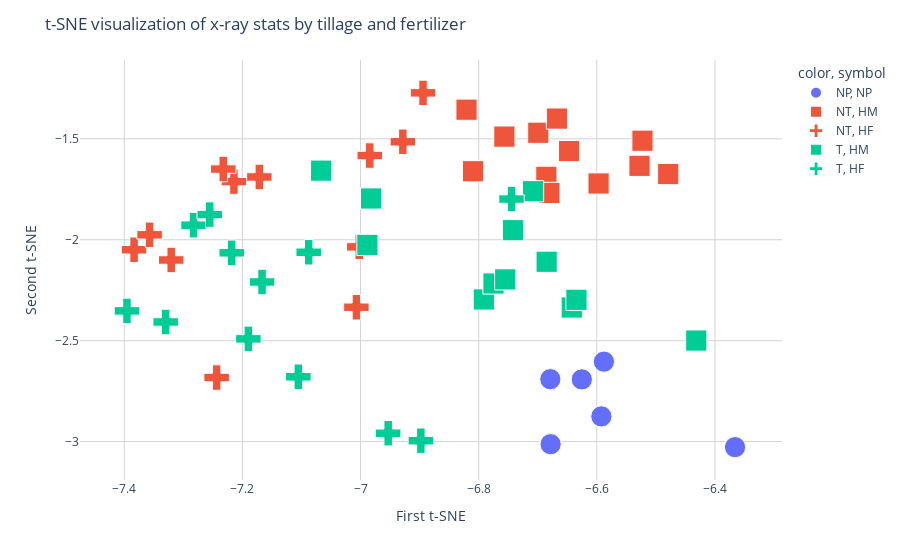

This figure's notebook cell:
### Markdown cell above
Most mean_mean features of skew kurt and edge (8 of 12) were above the 70th percentile in ranking of feature importance based on mutual information. As reminder, mean_mean indicates that the metric (like skew or kurt) was averaged across the entire soil core image of that horizontal slice, and that average was averaged across a particular depth bin for a particular x-ray soil sample scan. There are many other options that performed similarly, and some that had particularly high mutual information, such as *skew_p95_median_6.825* (or the median value for the 95th percentile skewness for horizontal slices within the 3 deepest depth bin of each scan - which ranges between about 6.8 and 10 cm deep).

For the purposes for the following analyses, we will continue using mean_mean metrics of skew kurt and edge for each of the four depth bins.

## Differentiating treatments by select features
Now that we've taken a preliminary look how informative individual features may be at classifying soil treatments, we will now evaluate how effective select features are for classification. We will use two techniques: dimensionality reduction (t-SNE) and modelling (SVM).

### Dimensionality reduction
Here we look at how our 12-feature data set (4 depth bins x 3 metrics) can be reduced to two dimensions and how the different treatments cluster. Principal Component Analysis (PCA) is great for data that has mostly linear relationships. However, our data is rather complex; even for a single depth bin, the points lie on a curved 3D manifold rather than a cluster that resembles a line or plane. I instead used **t-distributed stochastic neighbor embedding (t-SNE)**, a non-linear dimensionality reduction technique, to map data from 12 features to 2 components. The goal was to understand how the soil-types seperate and characterize those differences.

### Code cell
# Collect features
X,y,scan = get_features(2)
y_split = y.str.split("-", expand=True)
yt = y_split[0]
yf = y_split[1]

# Perform TSNE transformation - better results are indicated by a lower Kullback-Leibler (KL) divergence
tsne = TSNE(n_components=2, perplexity = 50, learning_rate = 'auto', n_iter = 10000, random_state=42)
X_tsne = tsne.fit_transform(X)
print(f"Kullback-Leibler (KL) divergence: {tsne.kl_divergence_}")

# Plot TSNE variables colored and markered by soil treatement
custom_symbols = ['circle', 'square', 'cross']
fig = px.scatter(x=X_tsne[:, 0], y=X_tsne[:, 1], color=yt, size=np.full(len(X_tsne), 1),size_max=15,symbol=yf,symbol_sequence=custom_symbols)
fig.update_layout(
    title="t-SNE visualization of x-ray stats by tillage and fertilizer",
    xaxis_title="First t-SNE",
    yaxis_title="Second t-SNE",
    xaxis=dict(showgrid=True, gridcolor='lightgray'),  # Customize x-axis grid lines
    yaxis=dict(showgrid=True, gridcolor='lightgray'),  # Customize y-axis grid lines
    plot_bgcolor='white'  # Set the background color to white 
)
fig.update_traces(marker=dict(opacity=1, line=dict(width=1)))
fig.show()

# Influence of fertilizer and tillage on both tsne variables
df = pd.DataFrame({'x': X_tsne[:, 0],
                   'y': X_tsne[:, 1], 
                   'fertilizer': yf,
                   'tillage': yt})
modelx = ols('x ~ C(fertilizer) + C(tillage) + C(fertilizer):C(tillage)', data=df).fit()
modely = ols('y ~ C(fertilizer) + C(tillage) + C(fertilizer):C(tillage)', data=df).fit()

# Perform ANOVA test
anovax = anova_lm(modelx)
anovay = anova_lm(modely)
print('ANOVA ON FIRST TSNE')
print(anovax)
print('ANOVA ON SECOND TSNE')
print(anovay)

### Figure 1 — Plotly figure (JSON) as saved in the notebook; plotly's stock layout.template omitted (floating-point values rounded to 4 significant figures)
{"data": [{"hovertemplate": "color=NP<br>symbol=NP<br>x=%{x}<br>y=%{y}<br>size=%{marker.size}<extra></extra>", "legendgroup": "NP, NP", "marker": {"color": "#636efa", "line": {"width": 1}, "opacity": 1, "size": [1, 1, 1, 1, 1, 1], "sizemode": "area", "sizeref": 0.004444, "symbol": "circle"}, "mode": "markers", "name": "NP, NP", "orientation": "v", "showlegend": true, "type": "scatter", "x": [-6.592, -6.679, -6.588, -6.678, -6.625, -6.366], "xaxis": "x", "y": [-2.875, -2.691, -2.604, -3.013, -2.692, -3.028], "yaxis": "y"}, {"hovertemplate": "color=NT<br>symbol=HM<br>x=%{x}<br>y=%{y}<br>size=%{marker.size}<extra></extra>", "legendgroup": "NT, HM", "marker": {"color": "#EF553B", "line": {"width": 1}, "opacity": 1, "size": [1, 1, 1, 1, 1, 1, 1, 1, 1, 1, 1, 1], "sizemode": "area", "sizeref": 0.004444, "symbol": "square"}, "mode": "markers", "name": "NT, HM", "orientation": "v", "showlegend": true, "type": "scatter", "x": [-6.699, -6.479, -6.528, -6.756, -6.685, -6.523, -6.668, -6.647, -6.68, -6.597, -6.809, -6.821], "xaxis": "x", "y": [-1.47, -1.675, -1.634, -1.489, -1.688, -1.509, -1.4, -1.561, -1.768, -1.721, -1.661, -1.356], "yaxis": "y"}, {"hovertemplate": "color=NT<br>symbol=HF<br>x=%{x}<br>y=%{y}<br>size=%{marker.size}<extra></extra>", "legendgroup": "NT, HF", "marker": {"color": "#EF553B", "line": {"width": 1}, "opacity": 1, "size": [1, 1, 1, 1, 1, 1, 1, 1, 1, 1, 1, 1], "sizemode": "area", "sizeref": 0.004444, "symbol": "cross"}, "mode": "markers", "name": "NT, HF", "orientation": "v", "showlegend": true, "type": "scatter", "x": [-7.002, -7.214, -7.007, -6.984, -6.928, -7.232, -7.244, -7.383, -7.32, -7.357, -7.171, -6.894], "xaxis": "x", "y": [-2.035, -1.712, -2.334, -1.583, -1.515, -1.65, -2.683, -2.05, -2.1, -1.976, -1.689, -1.272], "yaxis": "y"}, {"hovertemplate": "color=T<br>symbol=HM<br>x=%{x}<br>y=%{y}<br>size=%{marker.size}<extra></extra>", "legendgroup": "T, HM", "marker": {"color": "#00cc96", "line": {"width": 1}, "opacity": 1, "size": [1, 1, 1, 1, 1, 1, 1, 1, 1, 1, 1, 1], "sizemode": "area", "sizeref": 0.004444, "symbol": "square"}, "mode": "markers", "name": "T, HM", "orientation": "v", "showlegend": true, "type": "scatter", "x": [-7.067, -6.685, -6.742, -6.642, -6.791, -6.982, -6.775, -6.432, -6.634, -6.988, -6.755, -6.708], "xaxis": "x", "y": [-1.658, -2.109, -1.953, -2.336, -2.296, -1.796, -2.217, -2.5, -2.298, -2.025, -2.196, -1.76], "yaxis": "y"}, {"hovertemplate": "color=T<br>symbol=HF<br>x=%{x}<br>y=%{y}<br>size=%{marker.size}<extra></extra>", "legendgroup": "T, HF", "marker": {"color": "#00cc96", "line": {"width": 1}, "opacity": 1, "size": [1, 1, 1, 1, 1, 1, 1, 1, 1, 1, 1, 1], "sizemode": "area", "sizeref": 0.004444, "symbol": "cross"}, "mode": "markers", "name": "T, HF", "orientation": "v", "showlegend": true, "type": "scatter", "x": [-7.167, -7.283, -7.19, -7.395, -7.33, -7.255, -6.953, -7.105, -7.088, -7.218, -6.744, -6.898], "xaxis": "x", "y": [-2.209, -1.928, -2.491, -2.352, -2.407, -1.875, -2.959, -2.679, -2.062, -2.065, -1.798, -2.996], "yaxis": "y"}], "layout": {"legend": {"itemsizing": "constant", "title": {"text": "color, symbol"}, "tracegroupgap": 0}, "margin": {"t": 60}, "plot_bgcolor": "white", "title": {"text": "t-SNE visualization of x-ray stats by tillage and fertilizer"}, "xaxis": {"anchor": "y", "domain": [0, 1], "gridcolor": "lightgray", "showgrid": true, "title": {"text": "First t-SNE"}}, "yaxis": {"anchor": "x", "domain": [0, 1], "gridcolor": "lightgray", "showgrid": true, "title": {"text": "Second t-SNE"}}}}
